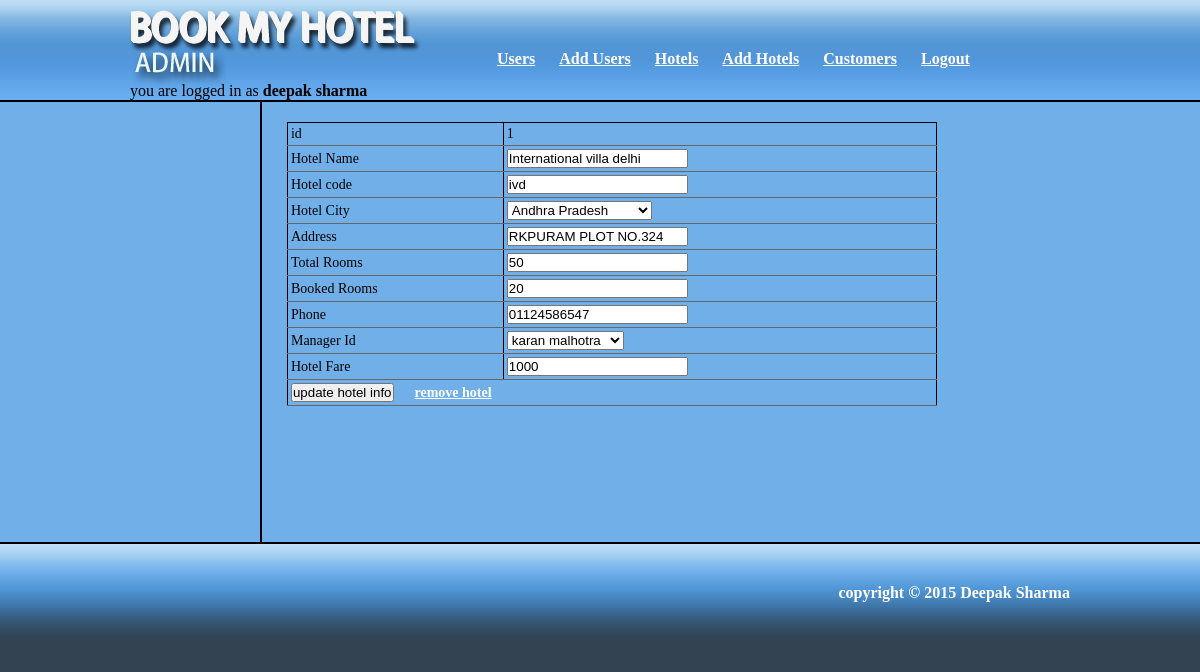
Screenshot of /admin/admin.php?page=edit_hotel&id=1 (signed in) with the database file from the repository.
### tables this page shows
CREATE TABLE IF NOT EXISTS `hotels` (
  `id` int(11) NOT NULL AUTO_INCREMENT,
  `name` varchar(100) NOT NULL,
  `hotel_code` varchar(10) NOT NULL,
  `city_code` varchar(10) NOT NULL,
  `address` varchar(150) NOT NULL,
  `total_rooms` int(11) NOT NULL,
  `booked_rooms` int(11) NOT NULL,
  `phone` varchar(15) NOT NULL,
  `manager_id` int(11) NOT NULL DEFAULT '0',
  `fare` int(6) NOT NULL DEFAULT '1000',
  PRIMARY KEY (`id`)
);

### admin/includes/edit_hotel.php (the view, shortened to what this page needs)
<table>
    <form action="admin.php?page=hotels" method="POST">
    <tr>
        <td>id</td>
        <td><?php echo $row['id'];?><input type="hidden" name="id" value="<?php echo $row['id'];?>"/></td>
    </tr>
    <tr>
        <td>Hotel Name</td>
        <td><input type="text" name="name" value="<?php echo $row['name'];?>"/></td>
    </tr>
    <tr>
        <td>Hotel code</td>
        <td><input type="text" name="hotel_code" value="<?php echo $row['hotel_code'];?>"/></td>
    </tr>
    <tr>
        <td>Hotel City</td>
        <td>
            <select name ="city_code">
                <?php
                    $combo_query = "SELECT city, city_code from cities order by city asc";
                    $combo_result = mysql_query($combo_query);
                    while ($combo_row  = mysql_fetch_array($combo_result)){
                    echo "<option value=\"{$combo_row['city_code']}\">".$combo_row['city']."</option>";
                    }
                ?>
            </select>
        </td>
    </tr>
    <tr>
        <td>Address</td>
        <td><input type="text" name="address" value="<?php echo $row['address'];?>"/></td>
    </tr>
    <tr>
        <td>Total Rooms</td>
        <td><input type="text" name="total_rooms" value="<?php echo $row['total_rooms'];?>"/></td>
    </tr>
    <tr>
        <td>Booked Rooms</td>
        <td><input type="text" name="booked_rooms" value="<?php echo $row['booked_rooms'];?>"/></td>
    </tr>
    <tr>
        <td>Phone</td>
        <td><input type="text" name="phone" value="<?php echo $row['phone'];?>"/></td>
    </tr>
    <tr>
        <td>Manager Id</td>
        <td>
            <select name="manager_id">
            <?php
                $m_query = "select id, first_name,last_name from admin";
                $m_result = mysql_query($m_query);
                while ($m_row = mysql_fetch_array($m_result)){
                    echo "<option value={$m_row['id']} ";
                    if($m_row['id']==$row['manager_id']){echo "selected=\"selected\">";}
                    else
                    {echo ">";}
                    echo "{$m_row['first_name']} {$m_row['last_name']}</option>";
                }
                ?>
            </select>
    </tr>
    <tr>
        <td>Hotel Fare</td>
        <td><input type="text" name="fare" value="<?php echo $row['fare'];?>"></td>
    </tr>
    <tr>
        <td colspan="2"><input type="submit" name="edit_hotel" value="update hotel info"/>
            &nbsp;&nbsp;&nbsp;&nbsp; <a href="admin.php?page=remove_hotel&id=<?php echo $row['id'];?>">remove hotel</a>
        </td>
    </tr>
    </form>
</table>

### admin/css/style.css (style rules this page uses)
body { width:99.99%; background: #334351; }
* { margin:0px; padding:0px; }
#content_middle table { border-collapse: collapse; border:1px solid black; width:100%; }
#content_middle tr td, #content_middle tr th { padding:3px; font-size:14px; border-right:1px solid black; border-bottom:1px solid #666666; }
#content_middle tr td a, #content_middle tr th a { color:white; font-weight: bold; }

### rows the page displays
hotels: id "1", name "International villa delhi", hotel_code "ivd", address "RKPURAM PLOT NO.324", total_rooms "50", booked_rooms "20", phone "01124586547", manager_id "karan malhotra", fare "1000"

### other values shown
$_SESSION['name'] "deepak sharma"
form field city_code "Andhra Pradesh"
